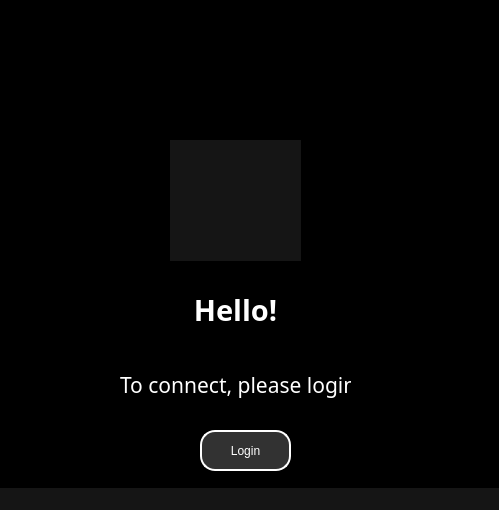
<?xml version="1.0" encoding="UTF-8"?>
<ui version="4.0">
 <class>MainWindow</class>
 <widget class="QMainWindow" name="MainWindow">
  <property name="geometry">
   <rect>
    <x>0</x>
    <y>0</y>
    <width>499</width>
    <height>510</height>
   </rect>
  </property>
  <property name="windowTitle">
   <string>MainWindow</string>
  </property>
  <property name="styleSheet">
   <string notr="true">background-color: rgb(21, 21, 21);</string>
  </property>
  <widget class="QWidget" name="centralwidget">
   <widget class="QLabel" name="label">
    <property name="geometry">
     <rect>
      <x>0</x>
      <y>0</y>
      <width>591</width>
      <height>541</height>
     </rect>
    </property>
    <property name="styleSheet">
     <string notr="true">background-image: url(:/newPrefix/C:/Users/Smruthi/Downloads/Untitled design.jpg);
background-color: rgb(0, 0, 0);</string>
    </property>
    <property name="text">
     <string/>
    </property>
    <property name="pixmap">
     <pixmap>C:/Users/Smruthi/Downloads/Untitled design.jpg</pixmap>
    </property>
    <property name="scaledContents">
     <bool>true</bool>
    </property>
   </widget>
   <widget class="QLabel" name="label_6">
    <property name="geometry">
     <rect>
      <x>190</x>
      <y>290</y>
      <width>91</width>
      <height>41</height>
     </rect>
    </property>
    <property name="font">
     <font>
      <family>Microsoft New Tai Lue</family>
      <pointsize>24</pointsize>
      <weight>75</weight>
      <bold>true</bold>
     </font>
    </property>
    <property name="styleSheet">
     <string notr="true">background-color: rgb(0, 0, 0);</string>
    </property>
    <property name="text">
     <string>&lt;html&gt;&lt;head/&gt;&lt;body&gt;&lt;p align=&quot;center&quot;&gt;&lt;span style=&quot; font-size:22pt; color:#ffffff;&quot;&gt;Hello!&lt;/span&gt;&lt;/p&gt;&lt;/body&gt;&lt;/html&gt;</string>
    </property>
   </widget>
   <widget class="QLabel" name="label_7">
    <property name="geometry">
     <rect>
      <x>120</x>
      <y>370</y>
      <width>231</width>
      <height>31</height>
     </rect>
    </property>
    <property name="font">
     <font>
      <family>Microsoft New Tai Lue</family>
      <pointsize>16</pointsize>
      <weight>50</weight>
      <bold>false</bold>
     </font>
    </property>
    <property name="styleSheet">
     <string notr="true">background-color: rgb(0, 0, 0);</string>
    </property>
    <property name="text">
     <string>&lt;html&gt;&lt;head/&gt;&lt;body&gt;&lt;p&gt;&lt;span style=&quot; color:#ffffff;&quot;&gt;To connect, please login&lt;/span&gt;&lt;/p&gt;&lt;/body&gt;&lt;/html&gt;</string>
    </property>
   </widget>
   <widget class="QPushButton" name="LOGIN">
    <property name="geometry">
     <rect>
      <x>200</x>
      <y>430</y>
      <width>91</width>
      <height>41</height>
     </rect>
    </property>
    <property name="font">
     <font>
      <weight>1</weight>
      <italic>false</italic>
      <bold>false</bold>
     </font>
    </property>
    <property name="styleSheet">
     <string notr="true">QPushButton{Background-color:rgb(50,50,50);
color:white;
Border-style: outset;
Border-width:2px;
Border-radius:15px;
Border-color: white;
font:14 px;
padding:6 px;
}
QPushButton:hover
{
border-radius:15px;
background-color: rgb(89, 89, 89);
}
QPushButton:pressed
{
border-radius:15px;
background-color: rgb(38, 38, 38);
}</string>
    </property>
    <property name="text">
     <string>Login</string>
    </property>
   </widget>
   <widget class="QLabel" name="label_2">
    <property name="geometry">
     <rect>
      <x>170</x>
      <y>140</y>
      <width>131</width>
      <height>121</height>
     </rect>
    </property>
    <property name="text">
     <string/>
    </property>
    <property name="pixmap">
     <pixmap>C:/Users/Smruthi/Downloads/Fc (1).jpg</pixmap>
    </property>
    <property name="scaledContents">
     <bool>true</bool>
    </property>
   </widget>
  </widget>
  <widget class="QStatusBar" name="statusbar"/>
 </widget>
 <resources>
  <include location="log.qrc"/>
 </resources>
 <connections/>
</ui>
